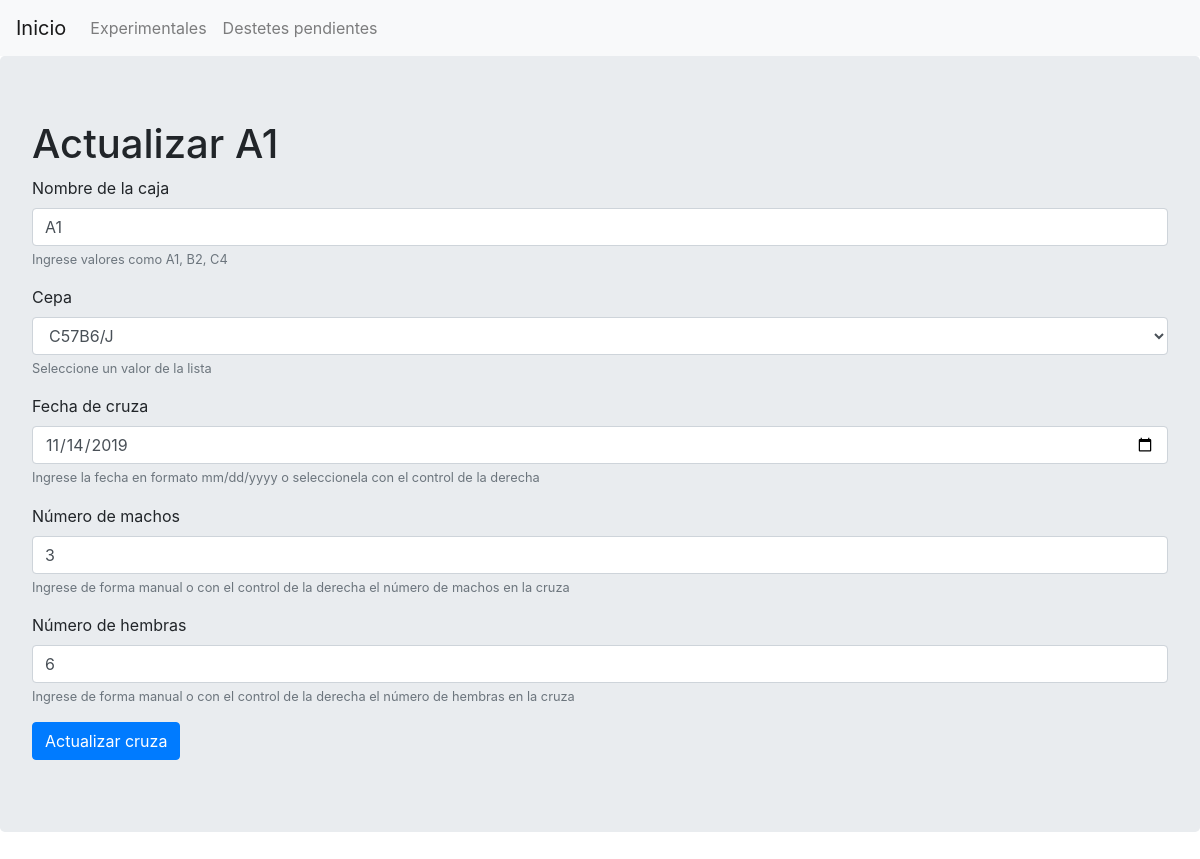
Page /update/3 on the committed database.
### app.py (models this page shows, shortened)
class Cruza(db.Model):
    __tablename__ = 'cruza'
    __table_args__ = {'extend_existing': True}
    db.Model.metadata.reflect(db.engine)
    id = db.Column(db.Integer, primary_key=True)
    caja = db.Column(db.String(20), nullable=False)
    cepa = db.Column(db.String(20), nullable=False)
    fecha_cruza = db.Column(db.DateTime, default=datetime.utcnow, nullable=False)
    machos = db.Column(db.Integer, default=0)
    hembras = db.Column(db.Integer, default=0)
    camadas = db.relationship('Camada', backref='cruza', lazy=True)
    macho = db.relationship('Macho', backref='cruza', lazy=True)
    hembra = db.relationship('Hembra', backref='cruza', lazy=True)

### app.py (the view)
@app.route('/update/<int:id>', methods=['POST', 'GET'])
def update(id):
    cruza = Cruza.query.get_or_404(id)
    if request.method == 'POST':
        cruza.caja = request.form['caja'].upper()
        cruza.cepa = request.form['cepa']
        cruza.fecha_cruza = datetime.strptime(request.form['fecha_cruza'], "%Y-%m-%d")
        cruza.machos = int(request.form['machos'])
        cruza.hembras = int(request.form['hembras'])
        try:
            db.session.commit()
            return redirect('/')
        except:
            return redirect("/user-error/")
    else:
        return render_template('update.html', cruza=cruza, cepa_list=cepa_list)

### templates/update.html (shortened to what this page needs)
{% extends 'base.html' %}
{% block body%}
<div class="jumbotron">
	<div class="content">
		<h1>Actualizar {{cruza.caja}}</h1>
		<form action="/update/{{cruza.id}}" method="POST">
			<div class="form-group">
				<label for="caja">Nombre de la caja</label>
				<input type="text" class="form-control" name="caja" id="caja" aria-describedby="cajaHelp" placeholder="Ingrese el nombre de la caja aquí" value="{{cruza.caja}}">
				<small id="cajaHelp" class="form-text text-muted">Ingrese valores como A1, B2, C4</small>
			</div>
			<div class="form-group">
				<label for="cepa">Cepa</label>
				<select class="form-control" name="cepa" id="cepa" aria-describedby="cepaHelp">
					{%for cepa in cepa_list %}
						{% if cepa == cruza.cepa %}
						<option value="{{cepa}}" selected>{{cepa}}</option>
						{% else %}
						<option value="{{cepa}}">{{cepa}}</option>
						{% endif %}
					{% endfor %}
				</select>
				<small id="cepaHelp" class="form-text text-muted">Seleccione un valor de la lista</small>
			</div>
			<div class="form-group">
				<label for="fecha_cruza">Fecha de cruza</label>
				<input type="date" class="form-control" name="fecha_cruza" id="fecha_cruza" aria-describedby="fecha_cruzaHelp" value="{{cruza.fecha_cruza.date()}}" required>
				<small id="fecha_cruzaHelp" class="form-text text-muted" >Ingrese la fecha en formato mm/dd/yyyy o seleccionela con el control de la derecha</small>
			</div>
			<div class="form-group">
				<label for="machos">Número de machos</label>
				<input type="number" class="form-control" name="machos" id="machos" aria-describedby="machosHelp" min="0" value="{{cruza.machos}}" required>
				<small id="machosHelp" class="form-text text-muted">Ingrese de forma manual o con el control de la derecha el número de machos en la cruza</small>
			</div>
			<div class="form-group">
				<label for="hembras">Número de hembras</label>
				<input type="number" class="form-control" name="hembras" id="hembras" aria-describedby="hembrasHelp" min="0" value="{{cruza.hembras}}" required>
				<small id="hembrasHelp" class="form-text text-muted">Ingrese de forma manual o con el control de la derecha el número de hembras en la cruza</small>
			</div>
			<input class="btn btn-primary mb-2" type="submit" value="Actualizar cruza">
		</form>
	</div>
</div>
{% endblock %}

### rows in the picture
Cruza: caja "A1", cepa "C57B6/J", fecha_cruza "11/14/2019", machos "3", hembras "6"
